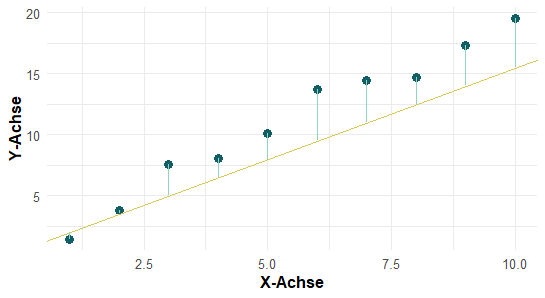

Source code (R):
# Installiere ggplot2, wenn es noch nicht installiert ist
# install.packages("ggplot2")

# Lade das ggplot2-Paket
library(ggplot2)

# Erstelle Daten mit mindestens 10 Punkten
set.seed(123)  # Für die Reproduzierbarkeit der Zufallsdaten
x <- 1:10
y <- 2*x + rnorm(10)

# Erstelle ein Datenrahmen
data <- data.frame(x, y)

# Führe eine lineare Regression durch
lm_model <- lm(y ~ x, data=data)

# Neue Steigung für die Gerade
neue_steigung <- 1.5

# Projiziere die Punkte auf die Gerade mit der neuen Steigung
data$y_proj <- predict(lm_model, data) + (neue_steigung - coef(lm_model)[2]) * x

# Berechne die Varianz der auf die Gerade projizierten Punkte
var_proj <- var(data$y_proj)

# Erstelle die Plot-Grafik
ggplot(data, aes(x, y)) +
  geom_point(color = "#115E67", size = 3, shape = 16) +  # Füge Punkte hinzu und passe Farbe, Größe und Form an
  geom_abline(intercept = coef(lm_model)[1], slope = neue_steigung, linetype="solid", color="#D9C756") +  # Füge die Gerade mit neuer Steigung hinzu und passe Farbe und Linientyp an
  geom_segment(aes(x = x, y = y, xend = x, yend = y_proj), color = "#8FD6BD") +  # Füge die Projektionslinien hinzu und passe Farbe an
  labs(x="X-Achse",
       y="Y-Achse") +
  theme_minimal() +  # Wähle ein minimalistisches Design
  theme(plot.title = element_text(hjust = 0.5, size = 14, face = "bold"),  # Zentriere und passe die Größe des Titels an
        axis.title = element_text(size = 12, face = "bold"),  # Passe die Größe der Achsentitel an
        axis.text = element_text(size = 10),  # Passe die Größe der Achsentexte an
        legend.position="none")  # Entferne die Legende (da wir keine spezifischen Legendeninformationen haben)
